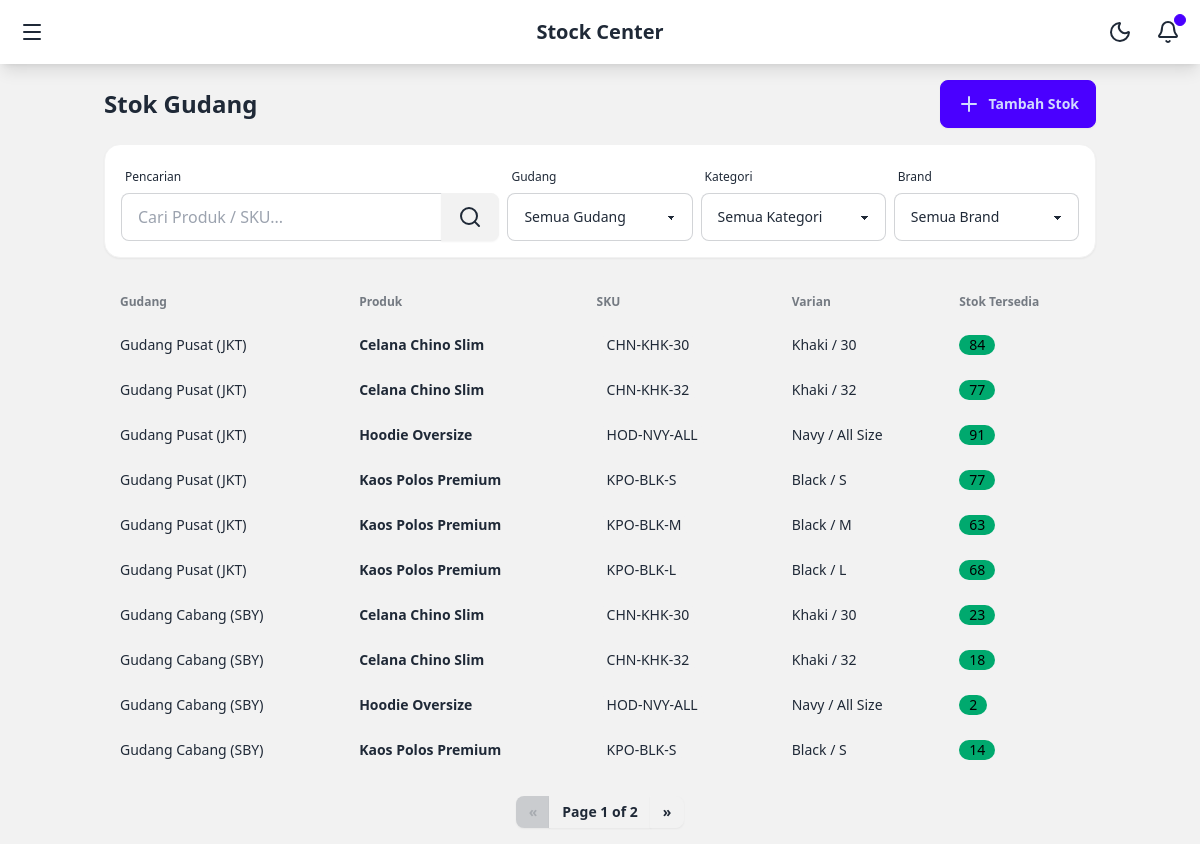
Screenshot of /inventory/ (signed in) with the database file from the repository.
### core/models.py (models this page shows, shortened)
class WarehouseStock(models.Model):
    warehouse = models.ForeignKey(Warehouse, on_delete=models.CASCADE, related_name='stocks')
    variant = models.ForeignKey(Variant, on_delete=models.CASCADE)
    qty_available = models.IntegerField(default=0)
    class Meta:
        unique_together = ('warehouse', 'variant')

class Warehouse(models.Model):
    name = models.CharField(max_length=255)
    location = models.CharField(max_length=255)
    is_active = models.BooleanField(default=True)

class Variant(models.Model):
    product = models.ForeignKey(Product, on_delete=models.CASCADE, related_name='variants')
    sku = models.CharField(max_length=100, unique=True, help_text="QR Code content")
    color = models.CharField(max_length=50)
    size = models.CharField(max_length=50)
    default_price = models.DecimalField(max_digits=12, decimal_places=2)

class Product(models.Model):
    name = models.CharField(max_length=255)
    category = models.CharField(max_length=100)
    brand = models.CharField(max_length=100)
    is_active = models.BooleanField(default=True)

### core/views.py (the view)
# urls.py: path('inventory/', views.InventoryListView.as_view(), name='inventory_list'),
@method_decorator(login_required, name='dispatch')
class InventoryListView(ListView):
    model = WarehouseStock
    template_name = 'inventory/list.html'
    context_object_name = 'stocks'
    paginate_by = 10
    def get_queryset(self):
        queryset = WarehouseStock.objects.select_related('warehouse', 'variant__product').order_by('warehouse', 'variant__product__name')
        query = self.request.GET.get('q')
        if query:
            queryset = queryset.filter(
                Q(variant__product__name__icontains=query) |
                Q(variant__sku__icontains=query) |
                Q(variant__color__icontains=query)
            )
        warehouse_id = self.request.GET.get('warehouse')
        if warehouse_id:
            queryset = queryset.filter(warehouse_id=warehouse_id)
        category = self.request.GET.get('category')
        if category:
            queryset = queryset.filter(variant__product__category=category)
        brand = self.request.GET.get('brand')
        if brand:
            queryset = queryset.filter(variant__product__brand=brand)
        return queryset
    def get_context_data(self, **kwargs):
        context = super().get_context_data(**kwargs)
        context['warehouses'] = Warehouse.objects.all()
        context['categories'] = Product.objects.values_list('category', flat=True).distinct().order_by('category')
        context['brands'] = Product.objects.values_list('brand', flat=True).distinct().order_by('brand')
        return context

### templates/inventory/list.html (shortened to what this page needs)
{% extends 'base.html' %}
{% block content %}
<div class="flex flex-col gap-4 mb-6">
    <div class="flex flex-col lg:flex-row justify-between items-start lg:items-center gap-4">
        <h1 class="text-2xl font-bold">Stok Gudang</h1>
        <a href="{% url 'stock_in' %}" class="btn btn-primary w-full lg:w-auto">
            <i data-lucide="plus"></i> <span class="inline">Tambah Stok</span>
        </a>
    </div>
    <form method="get" class="bg-base-100 p-4 rounded-box shadow-sm border border-base-200">
        <div class="grid grid-cols-1 sm:grid-cols-2 lg:grid-cols-5 gap-2 items-end">
            <div class="form-control lg:col-span-2">
                <label class="label"><span class="label-text-alt">Pencarian</span></label>
                <div class="join w-full">
                    <input type="text" name="q" placeholder="Cari Produk / SKU..." class="input input-bordered join-item w-full" value="{{ request.GET.q|default:'' }}">
                    <button class="btn join-item"><i data-lucide="search"></i></button>
                </div>
            </div>
            <div class="form-control">
                <label class="label"><span class="label-text-alt">Gudang</span></label>
                <select name="warehouse" class="select select-bordered w-full" onchange="this.form.submit()">
                    <option value="">Semua Gudang</option>
                </select>
            </div>
            <div class="form-control">
                <label class="label"><span class="label-text-alt">Kategori</span></label>
                <select name="category" class="select select-bordered w-full" onchange="this.form.submit()">
                    <option value="">Semua Kategori</option>
                </select>
            </div>
             <div class="form-control">
                <label class="label"><span class="label-text-alt">Brand</span></label>
                <select name="brand" class="select select-bordered w-full" onchange="this.form.submit()">
                    <option value="">Semua Brand</option>
                </select>
            </div>
        </div>
    </form>
</div>
<div class="overflow-x-auto">
    <table class="table w-full">
        <thead>
            <tr>
                <th>Gudang</th>
                <th>Produk</th>
                <th>SKU</th>
                <th>Varian</th>
                <th>Stok Tersedia</th>
            </tr>
        </thead>
        <tbody>
            {% for stock in stocks %}
            <tr class="hover">
                <td>{{ stock.warehouse.name }}</td>
                <td class="font-bold">{{ stock.variant.product.name }}</td>
                <td><span class="badge badge-ghost">{{ stock.variant.sku }}</span></td>
                <td>{{ stock.variant.color }} / {{ stock.variant.size }}</td>
                <td>
                    <span class="badge {% if stock.qty_available > 0 %}badge-success{% else %}badge-error{% endif %}">
                        {{ stock.qty_available }}
                    </span>
                </td>
            </tr>
            {% endfor %}
        </tbody>
    </table>
</div>
{% include 'partials/pagination.html' %}
{% endblock %}

### templates/base.html (style rules this page uses)
body { font-family: ui-sans-serif, system-ui, -apple-system, BlinkMacSystemFont, "Segoe UI", Roboto, "Helvetica Neue", Arial, "Noto Sans", sans-serif; }

### rows the page displays
WarehouseStock: warehouse.name "Gudang Pusat (JKT)", variant.product.name "Celana Chino Slim", variant.sku "CHN-KHK-30", variant.color "Khaki", variant.size "30", qty_available "84"
WarehouseStock: warehouse.name "Gudang Pusat (JKT)", variant.product.name "Celana Chino Slim", variant.sku "CHN-KHK-32", variant.color "Khaki", variant.size "32", qty_available "77"
WarehouseStock: warehouse.name "Gudang Pusat (JKT)", variant.product.name "Hoodie Oversize", variant.sku "HOD-NVY-ALL", variant.color "Navy", variant.size "All Size", qty_available "91"
WarehouseStock: warehouse.name "Gudang Pusat (JKT)", variant.product.name "Kaos Polos Premium", variant.sku "KPO-BLK-S", variant.color "Black", variant.size "S", qty_available "77"
WarehouseStock: warehouse.name "Gudang Pusat (JKT)", variant.product.name "Kaos Polos Premium", variant.sku "KPO-BLK-M", variant.color "Black", variant.size "M", qty_available "63"
WarehouseStock: warehouse.name "Gudang Pusat (JKT)", variant.product.name "Kaos Polos Premium", variant.sku "KPO-BLK-L", variant.color "Black", variant.size "L", qty_available "68"
WarehouseStock: warehouse.name "Gudang Cabang (SBY)", variant.product.name "Celana Chino Slim", variant.sku "CHN-KHK-30", variant.color "Khaki", variant.size "30", qty_available "23"
WarehouseStock: warehouse.name "Gudang Cabang (SBY)", variant.product.name "Celana Chino Slim", variant.sku "CHN-KHK-32", variant.color "Khaki", variant.size "32", qty_available "18"
WarehouseStock: warehouse.name "Gudang Cabang (SBY)", variant.product.name "Hoodie Oversize", variant.sku "HOD-NVY-ALL", variant.color "Navy", variant.size "All Size", qty_available "2"
WarehouseStock: warehouse.name "Gudang Cabang (SBY)", variant.product.name "Kaos Polos Premium", variant.sku "KPO-BLK-S", variant.color "Black", variant.size "S", qty_available "14"

### other values shown
{{ page_obj.number }} "1"
{{ page_obj.paginator.num_pages }} "2"
